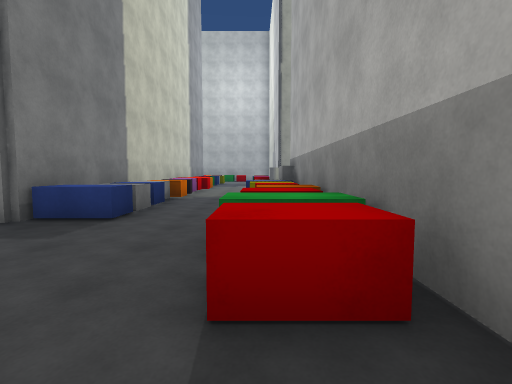
[1] (above)

19 first-person views from a walk through a Unity game level. The camera is 1.5 m above the floor, tilts 4° down and sees 85° across. The floor is counted in squares, 2 m on a side. Each view is taken from the middle of a square. On the plan, view 1 faces up. The plan holds only what a view shows up to about 10 squares ahead; the rest is blank. The place goes on beyond the plan. Surface patterns are stand-ins for the level's own textures.

[2]
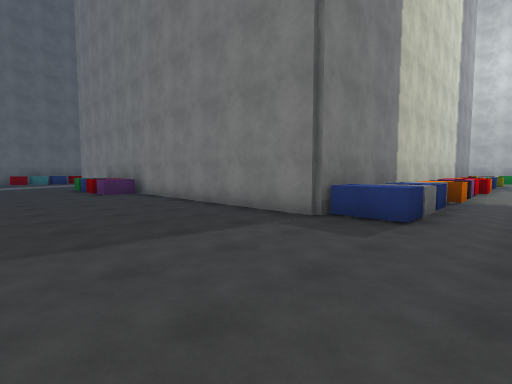

[3]
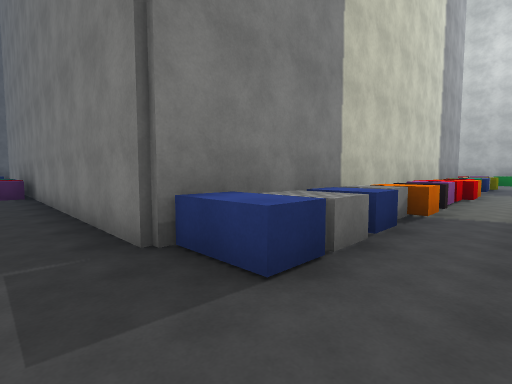

[4]
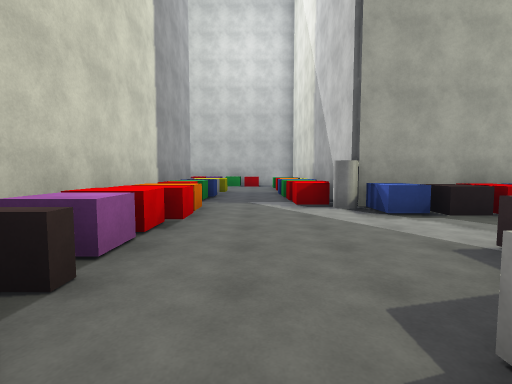

[5]
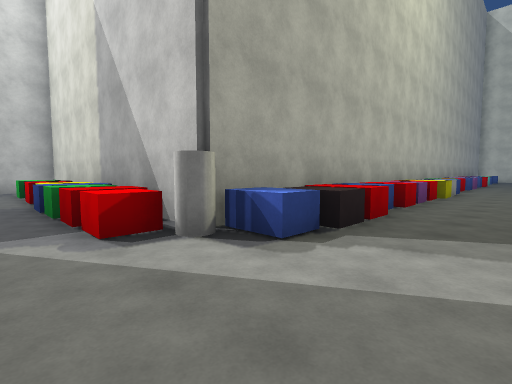

[6]
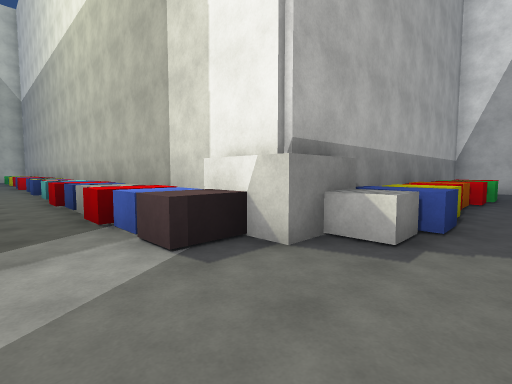

[7]
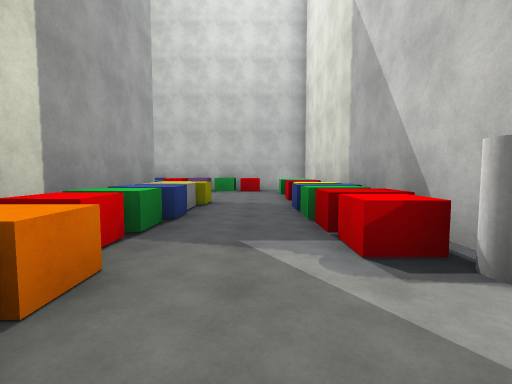

[8]
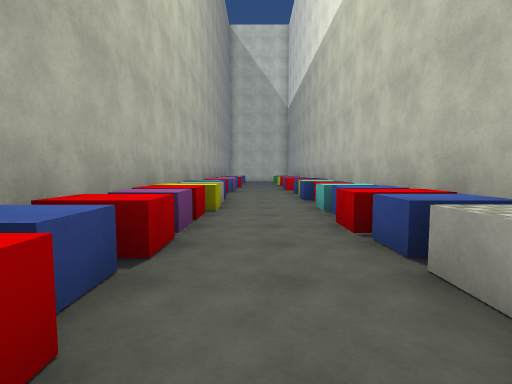

[9]
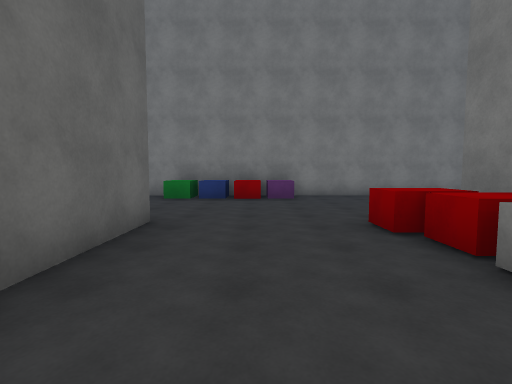

[10]
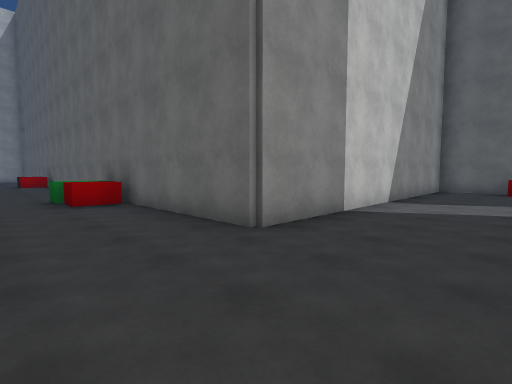

[11]
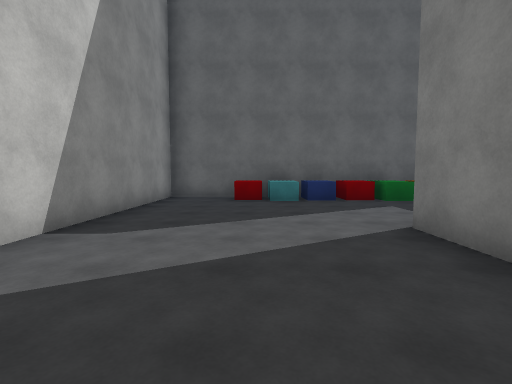

[12]
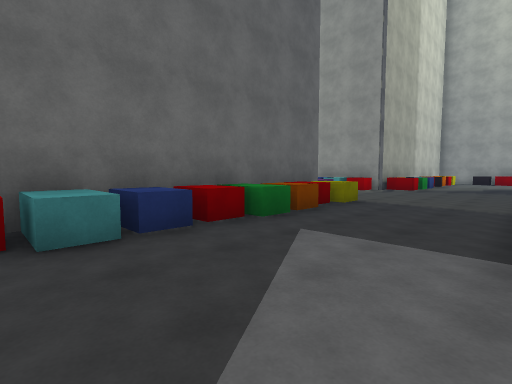

[13]
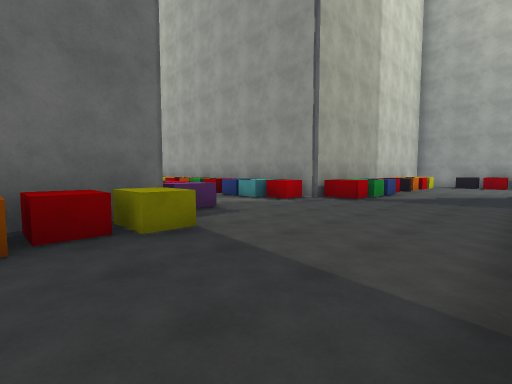

[14]
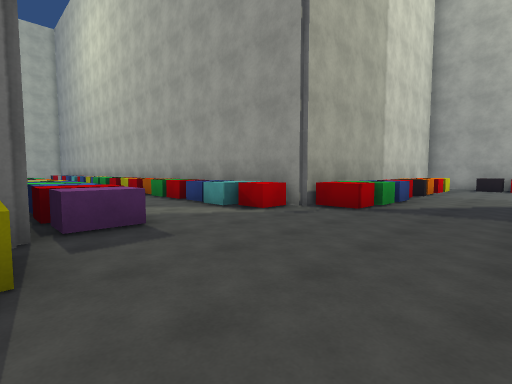

[15]
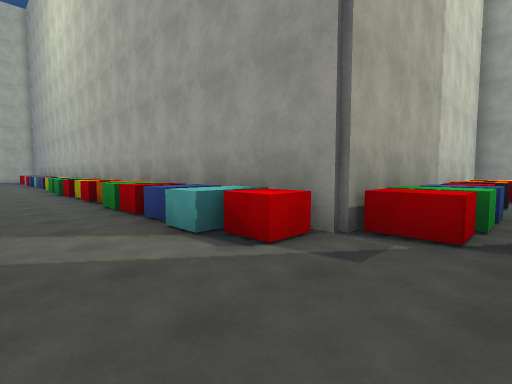

[16]
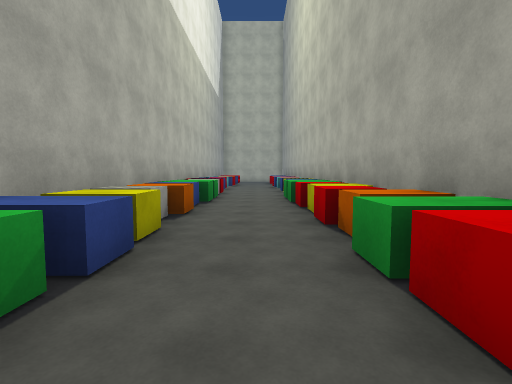

[17]
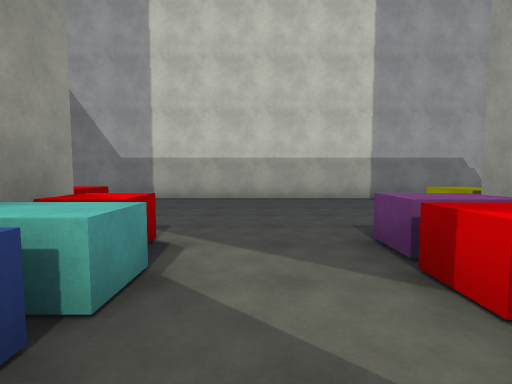

[18]
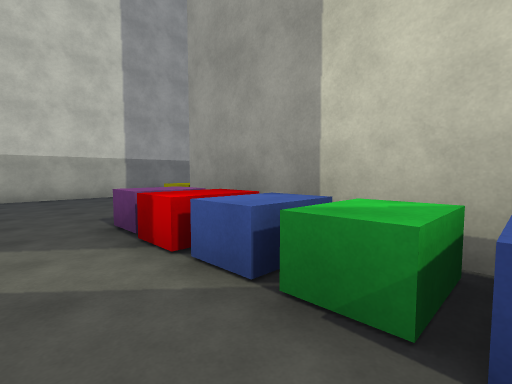

[19]
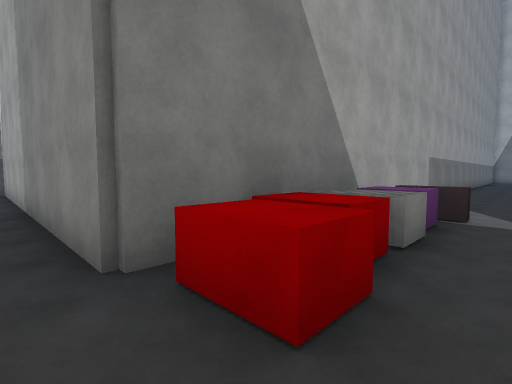

### Floor plan
Points are (right, up) in squares from view 1. A wall is a line through its corners. A room is listed if a view was taken in it or the views show most of it. See-through windows are left out.
Room 1 (views 1, 2, 3, 4, 5, 6, 7, 8, 9, 10, 11, 12, 13, 14, 15, 16, 17, 18, 19)
walls: (-17.2, 4.1) (-18.8, 4.1); (-18.9, 5.4) (-18.9, 17.4); (0.8, 8.3) (0.8, 9.7) (1.2, 9.7); (-8.9, -9.5) (-8.9, -0.6) (1.1, -0.6) (1.1, 8.3); (2.8, 9.4) (9.5, 9.4); (1.1, 14.6) (1.1, 19.5); (-3.6, 19.2) (-3.6, 4.1) (-15.5, 4.1); (-23.6, 19.5) (-23.6, 14.1) (-27.5, 14.1); (-29.4, 14.1) (-33.5, 14.1); (9.5, 14.1) (1.2, 14.1); (-33.5, 9.4) (-23.6, 9.4) (-23.6, -0.6) (-13.6, -0.6) (-13.6, -9.5)
ways out: gap at (-9, -2)
objects: green block (-33, 10); green block (-33, 13); blue block (-32, 10); red block (-32, 13); orange block (-31, 10); red block (-31, 13) to (-30, 13); yellow block (-31, 14); other object (-30, 10); yellow block (-29, 10); orange block (-29, 13) to (-29, 14); blue block (-28, 10); red block (-28, 13) to (-27, 13); green block (-28, 14); green block (-27, 10); blue block (-26, 10); cyan block (-26, 13) to (-25, 13); blue block (-26, 14); red block (-25, 10); block (-24, 10); red block (-24, 13); red block (-23, 2); blue block (-23, 3); red block (-23, 4); green block (-23, 5); orange block (-23, 6); red block (-23, 7); yellow block (-23, 8) to (-23, 9); red block (-23, 15); blue block (-23, 16); other object (-23, 17) to (-23, 18); other object (-23, 19); green block (-14, 3); green block (-13, -6); red block (-13, -5); blue block (-13, 3); red block (-12, 3); block (-11, 3); block (-10, -5); other object (-10, -4); red block (-10, -3); red block (-10, -2) to (-10, -1); blue block (-3, 5); blue block (-3, 6); other object (-3, 7); orange block (-3, 8) to (-3, 9); block (-3, 10); red block (-3, 11); red block (-3, 12); orange block (-3, 13); red block (-3, 14); green block (-3, 15); blue block (-3, 16); other object (-3, 17); yellow block (-3, 18) to (-3, 19); red block (0, 2); red block (0, 3) to (0, 4); other object (0, 5); yellow block (0, 6); blue block (0, 7); other object (0, 8) to (0, 9); red block (0, 15); green block (0, 16); blue block (0, 17); other object (0, 18); other object (0, 19); orange block (1, 5); cylinder (1, 14); block (2, 10); blue block (2, 13); blue block (3, 10); block (3, 13); red block (4, 10); red block (4, 13); other object (5, 10); red block (5, 13) to (6, 13); blue block (5, 14); blue block (6, 10); red block (7, 10); block (7, 13); blue block (8, 10); red block (8, 13); other object (9, 10); other object (9, 13)

Where each view was taken, in squares from view 1:
view 1: 0 up, 0 right, facing up
view 2: 0 up, 1 left, facing up-left
view 3: 3 up, 1 left, facing up-left
view 4: 8 up, 1 left, facing up
view 5: 11 up, 1 left, facing up-right
view 6: 12 up, 1 left, facing down-right
view 7: 12 up, 1 left, facing up
view 8: 12 up, 3 right, facing right
view 9: 5 down, 12 left, facing up
view 10: 2 up, 11 left, facing down-left
view 11: 2 up, 15 left, facing left
view 12: 2 up, 19 left, facing up-left
view 13: 7 up, 19 left, facing up-left
view 14: 9 up, 20 left, facing up-left
view 15: 11 up, 22 left, facing up-left
view 16: 12 up, 26 left, facing left
view 17: 12 up, 27 left, facing right
view 18: 12 up, 28 left, facing down-right
view 19: 0 up, 11 left, facing down-right
